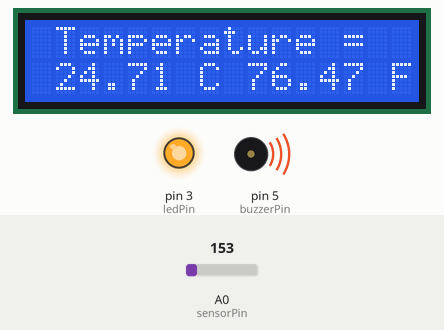
Recording of a sketch running on a simulated Arduino Uno, built with avr-gcc and run on an emulated ATmega328P. Shown: 16×2 character LCD, output pins drawn as LEDs (lit = HIGH), buzzer (waves = sounding). The inputs (shaded band) are chosen by the test bench; at power-on: A0 (sensorPin) = 153.

Above: at 1.2 s.
1.3 s: A0 (sensorPin) set to 131
At 4.9 s:
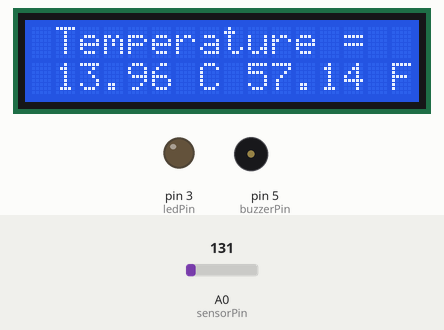
6.3 s: A0 (sensorPin) set to 112
At 11.1 s:
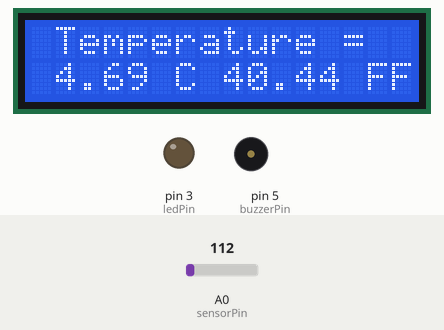
11.3 s: A0 (sensorPin) set to 133
At 15.9 s:
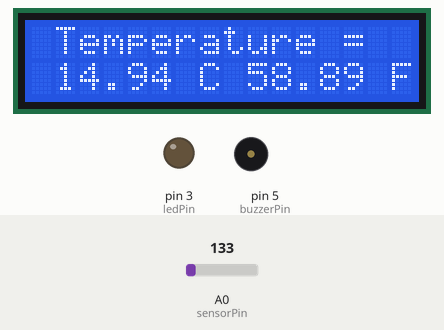
Timing chart, 0 to 22.3 s (numbered marks = the images above; inputs shaded):
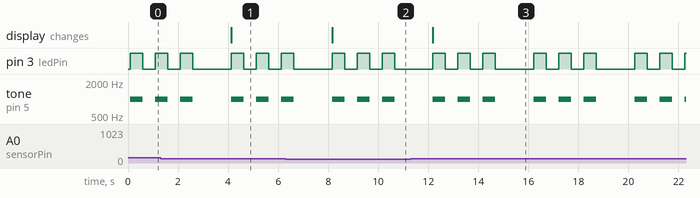

Measured:
- the behaviour switches between 123 and 122 on A0 (sensorPin) (found by bisection; images 1 and 2)
- after the input at 1.3 s, the display: changes after 2.8 s (image 1)
- after the input at 6.3 s, the display: changes after 1.9 s (image 2)
- after the input at 11.3 s, the display: changes after 0.88 s (image 3)
- by itself, pin 3 (ledPin): repeats every 4.0 s: 2 × (LOW 0.50 s, HIGH 0.50 s), LOW 1.5 s, HIGH 0.50 s
- by itself, tone on pin 5 (buzzerPin): repeats every 4.0 s: 2 × (silent 0.50 s, 1000 Hz 0.50 s), silent 1.5 s, 1000 Hz 0.50 s

The sketch:

Brunn_Box.ino
```cpp
#include <Wire.h>
#include <LiquidCrystal_I2C.h>

// TMP36 Pin Variables
int sensorPin = A0; //the analog pin the TMP36's Vout (sense) pin is connected to

// Buzzer Pin
int buzzerPin = 5;

// LED Pin
int ledPin = 3;

// Initialize the LCD
LiquidCrystal_I2C lcd(0x20, 16, 2); // Set the LCD address to 0x20 for a 16x2 display
int backlightLevel = 255; // Set the backlight level (adjust as needed)

void setup() {
  // Initialize the LCD screen
  lcd.init();
  lcd.backlight(); // Set the backlight level

  // Set buzzer, LED, and LED pins as OUTPUT
  pinMode(buzzerPin, OUTPUT);
  pinMode(ledPin, OUTPUT);
}

void loop() {
  // Getting the voltage reading from the temperature sensor
  int reading = analogRead(sensorPin);

  // Convert the reading to voltage
  float voltage = reading * 5.0;
  voltage /= 1024.0;

  // Convert to temperature in Celsius
  float temperatureC = (voltage - 0.5) * 100;

  // Display temperature on the LCD
  lcd.setCursor(1, 0);
  lcd.print("Temperature = ");
  lcd.setCursor(1, 1);
  lcd.print(temperatureC);
  lcd.print(" C ");
  lcd.print((temperatureC*9/5)+32);
  lcd.print(" F");

  // Check if temperature is outside the range of 21-24 degrees Celsius
  // (equivalent to 70-75 degrees Fahrenheit)
  if (temperatureC < 21.0 || temperatureC > 24.0) {
    // If temperature is outside the range, pulse the buzzer and blink the LED
    for (int i = 0; i < 3; i++) {
      tone(buzzerPin, 1000); // Sound the buzzer at 1kHz
      digitalWrite(ledPin, HIGH); // Turn on the LED
      delay(500); // Pulse duration
      noTone(buzzerPin); // Silence the buzzer
      digitalWrite(ledPin, LOW); // Turn off the LED
      delay(500); // Silence duration
    }
  } else {
    // Otherwise, turn off the buzzer and LED
    noTone(buzzerPin); // Stop the buzzer sound
    digitalWrite(ledPin, LOW);
  }

  // Output temperature data to the serial monitor
  Serial.print("Temperature C: ");
  Serial.print(temperatureC);
  Serial.print(" | Temperature F: ");
  Serial.println((temperatureC * 9.0 / 5.0) + 32.0);

  delay(1000); // Wait for a second
}
```
